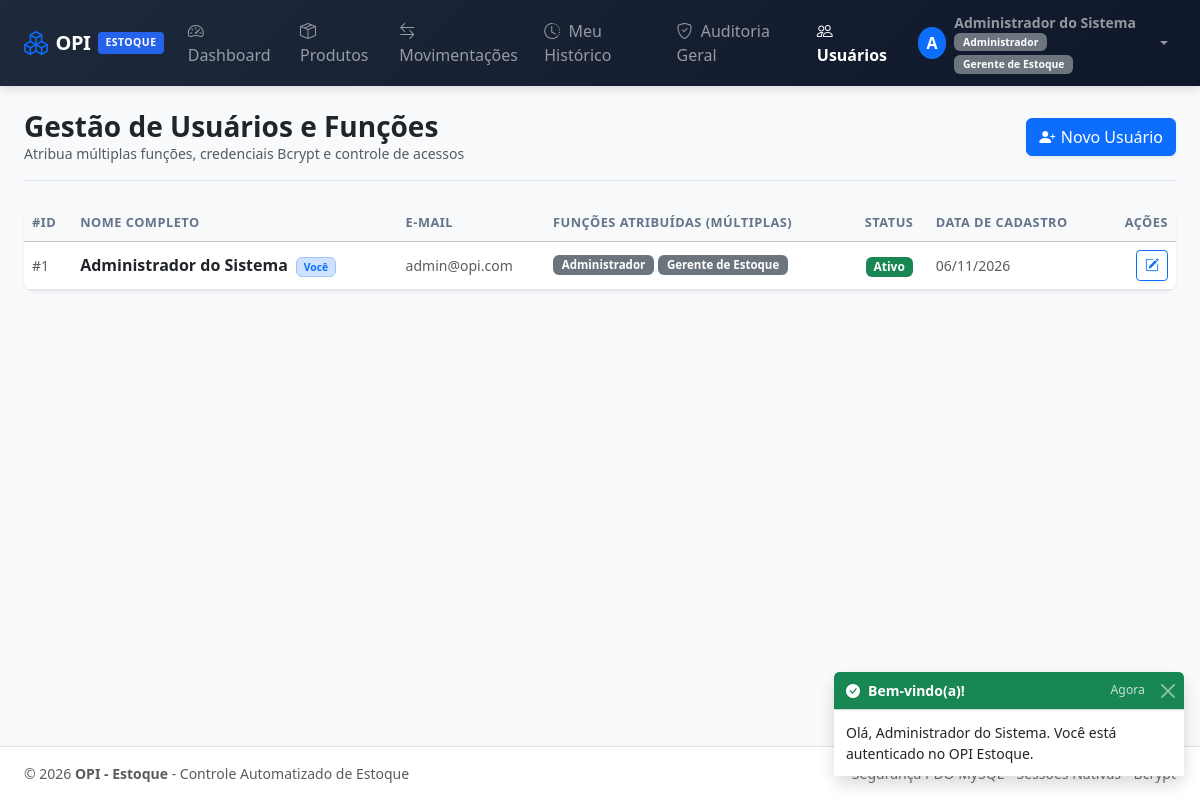
/usuarios.php (signed in), run on the app's committed database.
### tables this page shows
CREATE TABLE IF NOT EXISTS `usuarios` (
    `id` INT AUTO_INCREMENT PRIMARY KEY,
    `nome` VARCHAR(120) NOT NULL,
    `email` VARCHAR(150) NOT NULL UNIQUE,
    `senha` VARCHAR(255) NOT NULL,
    `status` ENUM('ativo', 'inativo') NOT NULL DEFAULT 'ativo',
    `criado_em` DATETIME NOT NULL DEFAULT CURRENT_TIMESTAMP,
    `atualizado_em` DATETIME NULL DEFAULT NULL ON UPDATE CURRENT_TIMESTAMP
);

### config/auth.php (called while the page is built, shortened)
<?php
require_once __DIR__ . '/config.php';
function obter_usuario_id() {
    return $_SESSION['usuario_id'] ?? null;
}

### config/config.php (called while the page is built, shortened)
<?php
function formatar_data($dataStr) {
    $timestamp = strtotime($dataStr);
    return date('d/m/Y', $timestamp);
}

### usuarios.php (the view, shortened to what this page needs)
<?php
require_once __DIR__ . '/bd.php';
require_once __DIR__ . '/config/auth.php';
try {
    $sqlUsuarios = "SELECT u.*,
                           GROUP_CONCAT(f.nome SEPARATOR ', ') AS funcoes_nomes,
                           GROUP_CONCAT(f.id SEPARATOR ',') AS funcoes_ids
                    FROM usuarios u
                    LEFT JOIN usuario_funcoes uf ON uf.usuario_id = u.id
                    LEFT JOIN funcoes f ON f.id = uf.funcao_id
                    GROUP BY u.id
                    ORDER BY u.id ASC";
    $stmtUsuarios = $pdo->query($sqlUsuarios);
    $usuarios = $stmtUsuarios->fetchAll();
} catch (PDOException $e) {
    definir_toast('danger', 'Erro', 'Falha ao consultar usuários: ' . $e->getMessage());
    $todasFuncoes = [];
    $usuarios = [];
}
require_once __DIR__ . '/includes/header.php';
?>
<div class="d-flex flex-column flex-sm-row justify-content-between align-items-sm-center pb-3 mb-4 border-bottom gap-2">
    <div>
        <h3 class="fw-bold mb-0 text-dark">Gestão de Usuários e Funções</h3>
        <p class="text-muted small mb-0">Atribua múltiplas funções, credenciais Bcrypt e controle de acessos</p>
    </div>
    <div>
        <button type="button" class="btn btn-primary btn-action shadow-sm" data-bs-toggle="modal" data-bs-target="#modalUsuario" onclick="prepararModalNovoUsuario()">
            <i class="bi bi-person-plus-fill"></i> Novo Usuário
        </button>
    </div>
</div>
<div class="card card-opi border-0 shadow-sm">
    <div class="card-body p-0">
        <?php if (empty($usuarios)): ?>
            <div class="text-center py-5 text-muted">
                <i class="bi bi-people display-4 d-block mb-3 text-secondary"></i>
                <h5>Nenhum usuário cadastrado</h5>
            </div>
        <?php else: ?>
            <div class="table-responsive">
                <table class="table table-hover align-middle mb-0">
                    <thead class="table-light">
                        <tr>
                            <th>#ID</th>
                            <th>Nome Completo</th>
                            <th>E-mail</th>
                            <th>Funções Atribuídas (Múltiplas)</th>
                            <th class="text-center">Status</th>
                            <th>Data de Cadastro</th>
                            <th class="text-end">Ações</th>
                        </tr>
                    </thead>
                    <tbody>
                        <?php foreach ($usuarios as $usr):
                            $nomesF = !empty($usr['funcoes_nomes']) ? explode(', ', $usr['funcoes_nomes']) : ['Visualizador'];
                        ?>
                            <tr>
                                <td class="small text-muted">#<?= $usr['id'] ?></td>
                                <td class="fw-bold text-dark">
                                    <?= htmlspecialchars($usr['nome']) ?>
                                    <?php if ((int)$usr['id'] === (int)obter_usuario_id()): ?>
                                        <span class="badge bg-primary-subtle text-primary border border-primary-subtle ms-1" style="font-size: 0.65rem;">Você</span>
                                    <?php endif; ?>
                                </td>
                                <td class="small text-muted"><?= htmlspecialchars($usr['email']) ?></td>
                                <td>
                                    <div class="d-flex flex-wrap gap-1">
                                        <?php foreach ($nomesF as $n): ?>
                                            <span class="badge bg-secondary badge-role"><?= htmlspecialchars($n) ?></span>
                                        <?php endforeach; ?>
                                    </div>
                                </td>
                                <td class="text-center">
                                    <?php if ($usr['status'] === 'ativo'): ?>
                                        <span class="badge bg-success">Ativo</span>
                                    <?php else: ?>
                                        <span class="badge bg-danger">Inativo</span>
                                    <?php endif; ?>
                                </td>
                                <td class="small text-muted"><?= formatar_data($usr['criado_em']) ?></td>
                                <td class="text-end">
                                    <div class="btn-group btn-group-sm">
                                        <button type="button"
                                                class="btn btn-outline-primary"
                                                title="Editar Usuário"
                                                onclick='prepararModalEditarUsuario(<?= json_encode($usr, JSON_HEX_TAG | JSON_HEX_APOS | JSON_HEX_QUOT | JSON_HEX_AMP) ?>)'>
                                            <i class="bi bi-pencil-square"></i>
                                        </button>
                                    </div>
                                </td>
                            </tr>
                        <?php endforeach; ?>
                    </tbody>
                </table>
            </div>
        <?php endif; ?>
    </div>
</div>
<?php require_once __DIR__ . '/includes/footer.php'; ?>

### assets/css/style.css (style rules this page uses)
:root { --primary-color: #2563eb; --primary-hover: #1d4ed8; --secondary-color: #475569; --success-color: #16a34a; --warning-color: #ea580c; --danger-color: #dc2626; --dark-bg: #0f172a; --card-shadow: 0 4px 6px -1px rgba(0, 0, 0, 0.08), 0 2px 4px -2px rgba(0, 0, 0, 0.05); --card-shadow-hover: 0 10px 15px -3px rgba(0, 0, 0, 0.1), 0 4px 6px -4px rgba(0, 0, 0, 0.05); }
body { background-color: #f8fafc; color: #1e293b; font-family: system-ui, -apple-system, "Segoe UI", Roboto, "Helvetica Neue", Arial, sans-serif; min-height: 100vh; display: flex; flex-direction: column; }
.card-opi { border: 1px solid rgba(226, 232, 240, 0.8); border-radius: 12px; box-shadow: var(--card-shadow); transition: transform 0.2s ease, box-shadow 0.2s ease; background: #ffffff; }
.table-responsive { border-radius: 8px; }
.table th { font-size: 0.8rem; text-transform: uppercase; letter-spacing: 0.5px; color: #64748b; font-weight: 600; white-space: nowrap; }
.badge-role { font-size: 0.72rem; font-weight: 600; padding: 0.25rem 0.55rem; border-radius: 6px; }
.btn-action { display: inline-flex; align-items: center; justify-content: center; gap: 0.35rem; }

### data on the page
usuarios: id "1", nome "Administrador do Sistema", shows "Você", email "admin@opi.com", n "Administrador", n "Gerente de Estoque", status "Ativo", criado_em "06/11/2026"

### other printed values
substr(obter_usuario_nome(), 0, 1) "A"
obter_usuario_nome() "Administrador do Sistema"
$funcao "Administrador"
$funcao "Gerente de Estoque"
APP_NAME "OPI - Estoque"
$toast['titulo'] "Bem-vindo(a)!"
$toast['mensagem'] "Olá, Administrador do Sistema. Você está autenticado no OPI Estoque."
